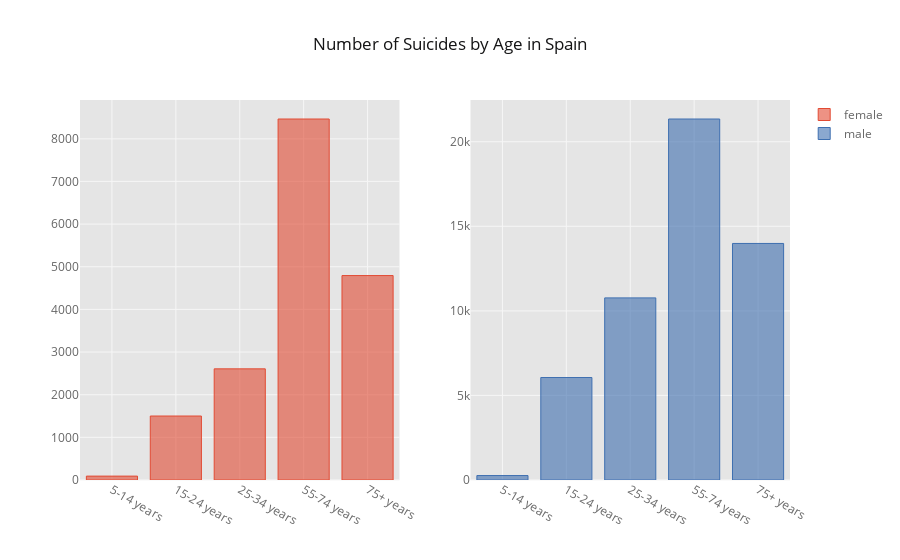

The notebook cell this image was saved under:
### Code cell
df_age = df_spain.pivot_table(values='suicides_no', columns='sex', index='age', aggfunc='sum')
df_age = df_age.reindex(['5-14 years','15-24 years','25-34 years','55-74 years','75+ years'])

df_age.iplot(kind='bar', subplots=True, title='Number of Suicides by Age in Spain')

### Figure 1 — Plotly figure (JSON) as saved in the notebook; plotly's stock layout.template omitted (floating-point values rounded to 4 significant figures)
{"data": [{"marker": {"color": "rgba(226, 74, 51, 0.6)", "line": {"color": "rgba(226, 74, 51, 1.0)", "width": 1}}, "name": "female", "orientation": "v", "text": "", "type": "bar", "uid": "61076317-4f4a-4677-a780-14b31f7d34f0", "x": ["5-14 years", "15-24 years", "25-34 years", "55-74 years", "75+ years"], "xaxis": "x", "y": [91, 1500, 2606, 8464, 4793], "yaxis": "y"}, {"marker": {"color": "rgba(62, 111, 176, 0.6)", "line": {"color": "rgba(62, 111, 176, 1.0)", "width": 1}}, "name": "male", "orientation": "v", "text": "", "type": "bar", "uid": "cdb97e8f-9c46-46f7-b5f1-3e3d42173d17", "x": ["5-14 years", "15-24 years", "25-34 years", "55-74 years", "75+ years"], "xaxis": "x2", "y": [263, 6059, 10767, 21343, 13985], "yaxis": "y2"}], "layout": {"legend": {"bgcolor": "#FFFFFF", "font": {"color": "#666666"}}, "paper_bgcolor": "#FFFFFF", "plot_bgcolor": "#E5E5E5", "title": {"font": {"color": "#151516"}, "text": "Number of Suicides by Age in Spain"}, "xaxis": {"anchor": "y", "domain": [0, 0.45], "gridcolor": "#F6F6F6", "showgrid": true, "tickfont": {"color": "#666666"}, "title": {"font": {"color": "#666666"}, "text": ""}, "zerolinecolor": "#F6F6F6"}, "xaxis2": {"anchor": "y2", "domain": [0.55, 1], "gridcolor": "#F6F6F6", "showgrid": true, "tickfont": {"color": "#666666"}, "title": {"font": {"color": "#666666"}, "text": ""}, "zerolinecolor": "#F6F6F6"}, "yaxis": {"anchor": "x", "domain": [0, 1], "gridcolor": "#F6F6F6", "showgrid": true, "tickfont": {"color": "#666666"}, "title": {"font": {"color": "#666666"}, "text": ""}, "zerolinecolor": "#F6F6F6"}, "yaxis2": {"anchor": "x2", "domain": [0, 1], "gridcolor": "#F6F6F6", "showgrid": true, "tickfont": {"color": "#666666"}, "title": {"font": {"color": "#666666"}, "text": ""}, "zerolinecolor": "#F6F6F6"}}}
